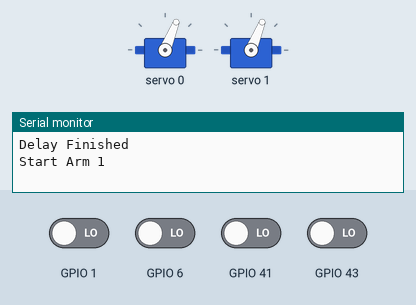
Bench run of a program on a simulated ESP32-S3. Parts: 2 × servo, the last lines printed to the serial monitor. Inputs (shaded band) come from the test bench; at power-on: GPIO 1, GPIO 6, GPIO 41, GPIO 43 LOW.

Above: at 4.2 s.
4.3 s: GPIO 1 driven HIGH
At 5.2 s:
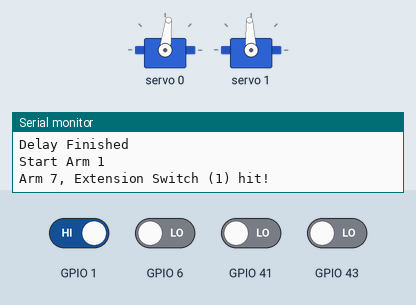
5.8 s: GPIO 43 driven HIGH
At 6.4 s:
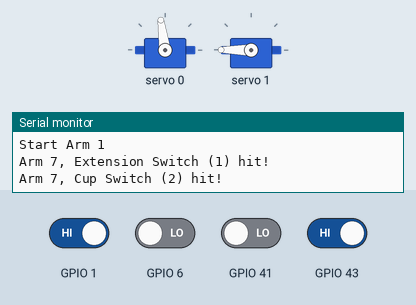
7.3 s: GPIO 41 driven HIGH
At 8.5 s:
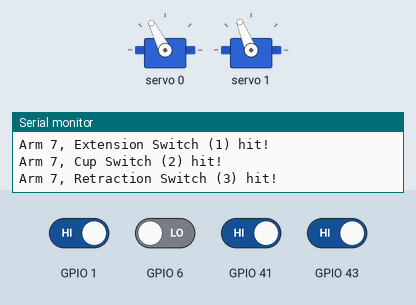
8.8 s: GPIO 6 driven HIGH
At 15.8 s:
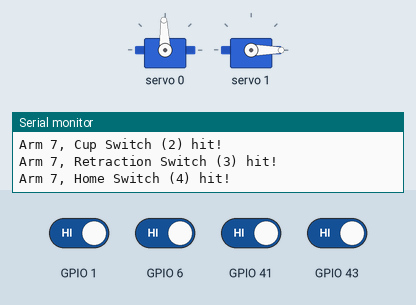
Timing chart, 0 to 16.5 s (numbered marks = the images above; inputs shaded):
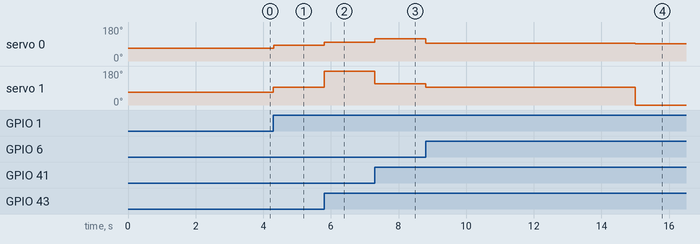

Measured:
- after the input at 4.3 s, servo 0: 68° → 83° at once; servo 1: 68° → 93° at once
- after the input at 5.8 s, servo 0: 83° → 98° at once; servo 1: 93° → 180° at once
- after the input at 7.3 s, servo 0: 98° → 117° at once; servo 1: 180° → 112° at once
- after the input at 8.8 s, servo 0: 117° → 93° at once, → 92° 6.2 s later; servo 1: 112° → 93° at once, → 0° 6.2 s later

The program:

main.cpp
```cpp
#include <Arduino.h>
#include <Pins.h>
#include <Arm.h>
#include <ServoDriver.h>
#include <Scheduler.h>

// Prototype functions so they can be referenced later on
void startSequence();
void Arm1StartUp();

Arm Arm_1(7, 0, 1);

//#define RESET

// Reset function to help with rewinding the arms
#ifdef RESET
void setup() {
  Wire.begin(SDA, SCL);
  PWM.begin();
  PWM.setOscillatorFrequency(27000000);
  PWM.setPWMFreq(50);

  Serial.begin(115200);

  Arm_1.setExtension(RETRACTION, 50);
}

void loop() {
  if (digitalRead(LS13) == HIGH) {
    Arm_1.setRotation(STOP, 0);
  }
}
#endif

#ifndef RESET
void setup() {
  // Initialise the PWMServoDriver
  startServoDriver();

  // Initialise the serial terminal and wait for it to start
  Serial.begin(115200);

  // Wait a second before starting
  delay(3000);
  Serial.println("Delay Finished");

  // Run the initial startup sequence
  startSequence();
}

void startSequence() {
  Serial.println("Start Arm 1");
  Arm_1.setRotation(BALL, 25);
  Arm_1.setExtension(EXTENSION, 25);
  Scheduler::schedule(12000, Arm1StartUp);
}

void loop() {
  // Check limit switches for each arm
  Arm_1.checkLimitSwitches();

  // Update the Scheduler
  Scheduler::update();
}

inline void Arm1StartUp() {
    // Slowly rotate towards home to stop arm from falling
    Arm_1.setRotation(BALL, 1);

    // Begin Extension at full speed
    Arm_1.setExtension(EXTENSION, 100);
}

#endif
```

Arm.cpp
```cpp
#include "Arm.h"
#include "Pins.h"
#include <Adafruit_PWMServoDriver.h>
#include <ServoDriver.h>
#include <Scheduler.h>

Arm::Arm(int arm_number, int RotationServoNumber, int ExtensionServoNumber) {
    this->arm_number = arm_number;

    // Limit Switch Pin Assignment
    switch (arm_number) {
        case 1:
            this->LS1 = LS11;
            this->LS2 = LS12;
            this->LS3 = LS13;
            this->LS4 = LS14;
        case 2:
            this->LS1 = LS21;
            this->LS2 = LS22;
            this->LS3 = LS23;
            this->LS4 = LS24;
        case 3:
            this->LS1 = LS31;
            this->LS2 = LS32;
            this->LS3 = LS33;
            this->LS4 = LS34;
        case 4:
            this->LS1 = LS41;
            this->LS2 = LS42;
            this->LS3 = LS43;
            this->LS4 = LS44;
        case 5:
            this->LS1 = LS51;
            this->LS2 = LS52;
            this->LS3 = LS53;
            this->LS4 = LS54;
        case 6:
            this->LS1 = LS61;
            this->LS2 = LS62;
            this->LS3 = LS63;
            this->LS4 = LS64;
        case 7:
            this->LS1 = LS41;
            this->LS2 = LS42;
            this->LS3 = LS52;
            this->LS4 = LS44;
    }

    // Attach Interrupts
    pinMode(this->LS1, INPUT);
    pinMode(this->LS2, INPUT);
    pinMode(this->LS3, INPUT);
    pinMode(this->LS4, INPUT);

    // Set Servo Numbers
    this->Rotation.number = RotationServoNumber;
    this->Extension.number = ExtensionServoNumber;

}

void Arm::setRotation(int dir, int speed) {
    this->Rotation.speed = dir * speed;
    updateServoSpeed(this->Rotation.number, this->Rotation.speed);
}

void Arm::setExtension(int dir, int speed) {
    this->Extension.speed = dir * speed;
    updateServoSpeed(this->Extension.number, this->Extension.speed);
}

void Arm::checkLimitSwitches() {
    if (digitalRead(this->LS1) == HIGH && !this->LS1Hit) {
        LS1Func();
        this->LS1Hit = true;
    }
    if (digitalRead(this->LS2) == HIGH && !this->LS2Hit && this->LS1Hit) {
        LS2Func();
        this->LS2Hit = true;
    }
    if (digitalRead(this->LS3) == HIGH && !this->LS3Hit && this->LS2Hit) {
        LS3Func();
        this->LS3Hit = true;
    }
    if (digitalRead(this->LS4) == HIGH && !this->LS4Hit && this->LS3Hit) {
        LS4Func();
        this->LS4Hit = true;
    }
}

/*!
    @brief Function to run when the extension limit switch is hit
*/
void Arm::LS1Func() {
    // Print Switch hit
    Serial.print("Arm ");
    Serial.print(this->arm_number);
    Serial.println(", Extension Switch (1) hit!");

    // Stop extending
    this->setExtension(STOP, 0);

    // Go towards ball
    this->setRotation(BALL, 10);
}

/*!
    @brief Function to run when the cup limit switch is hit
*/
void Arm::LS2Func() {
    // Print Switch hit
    Serial.print("Arm ");
    Serial.print(this->arm_number);
    Serial.println(", Cup Switch (2) hit!");

    // Start retracting
    this->setExtension(RETRACTION, 100);

    // Slowly rotate to home
    this->setRotation(HOME, 5);
}

/*!
    @brief Function to run when the retraction limit switch is hit
*/
void Arm::LS3Func() {
    // Print Switch hit
    Serial.print("Arm ");
    Serial.print(this->arm_number);
    Serial.println(", Retraction Switch (3) hit!");

    // Stop retracting
    this->setExtension(RETRACTION, 20);

    // Quickly rotate home
    this->setRotation(HOME, 25);
}

/*!
    @brief Function to run when the home limit switch is hit
*/
void Arm::LS4Func() {
    // Print Switch hit
    Serial.print("Arm ");
    Serial.print(this->arm_number);
    Serial.println(", Home Switch (4) hit!");

    // Start retracting
    this->setExtension(STOP, 0);

    // Slowly rotate to home
    this->setRotation(STOP, 0);
}
```

Arm.h
```cpp
#ifndef _ARM_H
#define _ARM_H
#include <Adafruit_PWMServoDriver.h>
#include <ServoDriver.h>

#define BALL -1
#define HOME 1
#define EXTENSION -1
#define RETRACTION 1
#define STOP 0

/*!
    @brief A struct to define servos

    @param number The number PWM output number
    @param speed The speed of the servo from -100 to 100
*/
struct Servo {
    int number;
    int speed;
};

/*!
    @brief A class to manage each arm
*/
class Arm {
    private:
        int arm_number;

        Servo Rotation;
        Servo Extension;

        int LS1;
        int LS2;
        int LS3;
        int LS4;

        bool LS1Hit = false;
        bool LS2Hit = false;
        bool LS3Hit = false;
        bool LS4Hit = false;

        void LS1Func();
        void LS2Func();
        void LS3Func();
        void LS4Func();

    public:
        /*!
            @brief  Instantiates a new Arm
            @param  arm_number Number the arm is
            @param  PWM Address of the PWMServoDriver
            @param  RotationServoNumber The PWM number for the Rotation Servo
            @param  ExtensionServoNumber The PWM number for the Extension Servo
        */
        Arm(int arm_number, int RotationServoNumber, int ExtensionServoNumber);

        /*!
            @brief Set the rotation servo speed and direction
            @param dir The direction of the servo represented as either -1 or 1
            @param speed The speed of the servo from 0 to 100
        */
        void setRotation(int dir, int speed);

        /*!
            @brief Set the extension servo speed and direction
            @param dir The direction of the servo represented as either -1 or 1
            @param speed The speed of the servo from 0 to 100
        */
        void setExtension(int dir, int speed);

        /*!
            @brief Polls every limit switch in the arm and calls related hit Func if hit
        */
        void checkLimitSwitches();

        void startUp();
};

#endif
```

Scheduler.cpp
```cpp
#include <Arduino.h>
#include <Scheduler.h>

// Initialize the array of scheduled tasks
Scheduler::Task Scheduler::Tasks[20];

// Method to schedule a function with a time delay without blocking your loop.
int Scheduler::schedule(unsigned long delay, void (*func)()) // Change to specific function pointer type
{
    unsigned long executeAt = millis() + delay;

    for (int i = 0; i < sizeof(Tasks) / sizeof(Tasks[0]); ++i)
    {
        if (Tasks[i].func == nullptr)
        {
            Tasks[i].func = func;
            Tasks[i].executeAt = executeAt;
            break;
        }
    }

    return executeAt;
}

int old_time = millis();

// Run the event loop and execute scheduled tasks.
void Scheduler::update()
{
    unsigned long currentTime = millis();

    #ifdef TEST_
    Serial.print("Scheduler Updated after ");
    Serial.print(old_time - currentTime);
    Serial.println(" milliseconds!");
    #endif

    for (int i = 0; i < sizeof(Tasks) / sizeof(Tasks[0]); i++)
    {
        if (Tasks[i].func != nullptr && currentTime >= Tasks[i].executeAt)
        {
            Tasks[i].func();

            Tasks[i].func = nullptr;
            Tasks[i].executeAt = 0;
        }
    }

    old_time = currentTime;
}
```

Scheduler.h
```cpp
#ifndef ASYNCHRONY_H
#define ASYNCHRONY_H

/*
    This code is heavily based on the library by littleBitsman, however, I
    was having some compilation issues so I rewrote it. Link to the original:
    https://github.com/littleBitsman/Asynchrony/tree/main
*/

#include <Arduino.h>

class Scheduler
{
private:
    struct Task
    {
        void (*func)();
        unsigned long executeAt;
    };

    static Task Tasks[20];

public:
    /*  Method to schedule a function with a time delay without blocking your loop.
     *  In order for this to work, you must call `Scheduler::update` in your loop function to update
     *  the event loop.
     *  DO NOT pass a function that yields using `delay()`. It will still stop execution.
     */
    static int schedule(unsigned long delay, void (*func)());

    // Run the event loop and execute scheduled tasks.
    static void update();
};

#endif
```

Pins.h
```cpp
#ifndef _PINS_H
#define _PINS_H

// USE GPIO NUMBER, NOT PIN NUMBER
// COMMENTS ARE PHYSICAL PIN
#define MIN1 0
#define LS41 1
#define LS11 2
#define LS33 3
#define LS43 4
#define LS13 5
#define LS44 6
#define SCL 7
#define LS64 8
#define LS32 9
#define LS62 10
#define LS31 11
#define LS61 12
#define LS24 13
#define LS54 14
#define SDA 15
#define LS72 16
#define LS71 17
#define LS34 18
#define USB_N 19
#define USB_P 20
#define LS23 21
// 22 - 37 DNE
#define LS14 38
#define LS51 39
#define LS21 40
#define LS52 41
#define LS22 42
#define LS42 43
#define LS12 44
#define MIN2 45
#define LS63 46
#define LS53 47
#define LSMEN 48

#endif
```

ServoDriver.cpp
```cpp
#include <ServoDriver.h>

#include <Adafruit_PWMServoDriver.h>
#include <Wire.h>
#include <Pins.h>

Adafruit_PWMServoDriver PWM(0x40, Wire);

/*!
    @brief Instantiates the servo driver
*/
void startServoDriver() {
    Wire.begin(SDA, SCL);
    PWM.begin();
    PWM.setOscillatorFrequency(27000000);
    PWM.setPWMFreq(50);
}

/*!
    @brief Updates the servo speed

    @param number The number servo
    @param speed The speed the servo should move at from -100 to 100
*/
void updateServoSpeed(int number, int speed) {
    int ExtensionPulseLen = map(speed, -100, 100, USMIN, USMAX);
    PWM.writeMicroseconds(number, ExtensionPulseLen);
}
```

ServoDriver.h
```cpp
#ifndef _SERVODRIVER_H
#define _SERVODRIVER_H

#include <Adafruit_PWMServoDriver.h>
#include <Wire.h>
#include <Pins.h>

#define USMIN  500 // This is the rounded 'minimum' microsecond length based on the minimum pulse of 150
#define USMAX  2500 // This is the rounded 'maximum' microsecond length based on the maximum pulse of 600

extern Adafruit_PWMServoDriver PWM;

void startServoDriver();
void updateServoSpeed(int number, int speed);


#endif
```
